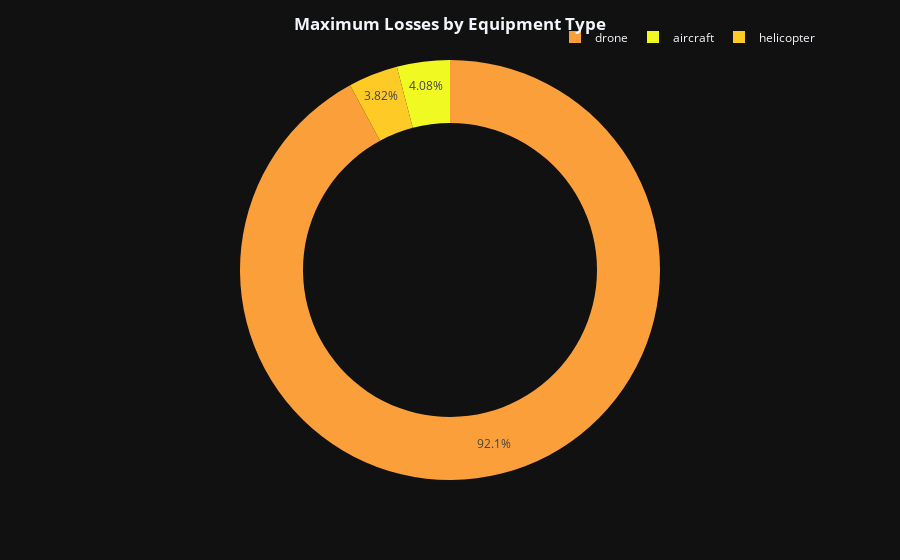

This figure's notebook cell:
### Code cell
names = ['aircraft', 'helicopter', 'drone']
values = [df2['aircraft'].max(), df2['helicopter'].max(), df2['drone'].max()]

fig = px.pie(names=names, values=values, hole=.7, template='plotly_dark')
fig.update_traces(marker=dict(colors=px.colors.sequential.Plasma_r))
fig.update_layout(title_text='<b>Maximum Losses by Equipment Type</b>', title_x=0.5, legend=dict(orientation='h', yanchor='bottom', y=1.02, xanchor='right', x=1))
fig.show()

### Figure 1 — Plotly figure (JSON) as saved in the notebook; plotly's stock layout.template omitted (floating-point values rounded to 4 significant figures)
{"data": [{"domain": {"x": [0, 1], "y": [0, 1]}, "hole": 0.7, "hovertemplate": "label=%{label}<br>value=%{value}<extra></extra>", "labels": ["aircraft", "helicopter", "drone"], "legendgroup": "", "marker": {"colors": ["#f0f921", "#fdca26", "#fb9f3a", "#ed7953", "#d8576b", "#bd3786", "#9c179e", "#7201a8", "#46039f", "#0d0887"]}, "name": "", "showlegend": true, "type": "pie", "values": [347, 325, 7843]}], "layout": {"legend": {"orientation": "h", "tracegroupgap": 0, "x": 1, "xanchor": "right", "y": 1.02, "yanchor": "bottom"}, "margin": {"t": 60}, "title": {"text": "<b>Maximum Losses by Equipment Type</b>", "x": 0.5}}}
